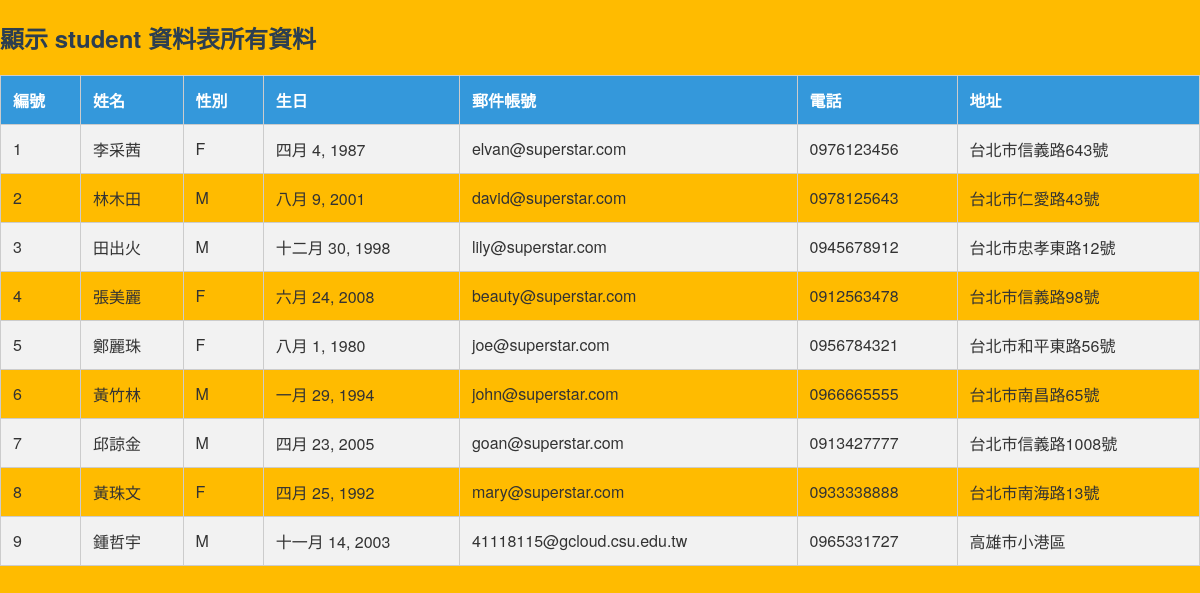
/listall/, run on the app's committed database.
### studentsapp/models.py (models this page shows, shortened)
class student(models.Model):
	cName = models.CharField(max_length=20, null=False)
	cSex = models.CharField(max_length=2, default='M', null=False)
	cBirthday = models.DateField(null=False)
	cEmail = models.EmailField(max_length=100, blank=True, default='')
	cPhone = models.CharField(max_length=50, blank=True, default='')
	cAddr = models.CharField(max_length=255,blank=True, default='')

### studentsapp/views.py (the view)
# urls.py: path('listall/', views.listall),
def listall(request):
    students = student.objects.all().order_by('id')  #讀取資料表, 依 id 遞增排序
    return render(request, "listall.html", locals())

### templates/listall.html (shortened to what this page needs)
<!DOCTYPE html>
<html>
	<head>
	</head>
	{% load static %}
	<link rel="stylesheet" href="{% static 'css/style.css' %}">
	<body>
		<h2>顯示 student 資料表所有資料</h2>
		<table border="1" cellpadding="0" cellspacing="0">
			<th>編號</th><th>姓名</th><th>性別</th><th>生日</th>
			<th>郵件帳號</th><th>電話</th><th>地址</th>
			{% for student in students %}
				<tr>
					<td>{{ student.id }} </td>
					<td>{{ student.cName }} </td>
					<td>{{ student.cSex}} </td>
					<td>{{ student.cBirthday }} </td>
					<td>{{ student.cEmail }} </td>
					<td>{{ student.cPhone}} </td>
					<td>{{ student.cAddr }} </td>
				</tr>
			{% endfor %}
		</table>
	</body>
</html>

### studentsapp/static/css/style.css (style rules this page uses)
body { font-family: "Helvetica Neue", sans-serif; background-color: #ffbb00; margin: 0; padding: 0; color: #333; }
h1, h2, h3 { color: #2c3e50; }
table { width: 100%; border-collapse: collapse; margin-top: 20px; }
table th, table td { border: 1px solid #ccc; padding: 12px; text-align: left; }
table th { background-color: #3498db; color: white; }
table tr:nth-child(even) { background-color: #f2f2f2; }

### data on the page
student: id "1", cName "李采茜", cSex "F", cBirthday "四月 4, 1987", cEmail "elvan@superstar.com", cPhone "0976123456", cAddr "台北市信義路643號"
student: id "2", cName "林木田", cSex "M", cBirthday "八月 9, 2001", cEmail "david@superstar.com", cPhone "0978125643", cAddr "台北市仁愛路43號"
student: id "3", cName "田出火", cSex "M", cBirthday "十二月 30, 1998", cEmail "lily@superstar.com", cPhone "0945678912", cAddr "台北市忠孝東路12號"
student: id "4", cName "張美麗", cSex "F", cBirthday "六月 24, 2008", cEmail "beauty@superstar.com", cPhone "0912563478", cAddr "台北市信義路98號"
student: id "5", cName "鄭麗珠", cSex "F", cBirthday "八月 1, 1980", cEmail "joe@superstar.com", cPhone "0956784321", cAddr "台北市和平東路56號"
student: id "6", cName "黃竹林", cSex "M", cBirthday "一月 29, 1994", cEmail "john@superstar.com", cPhone "0966665555", cAddr "台北市南昌路65號"
student: id "7", cName "邱諒金", cSex "M", cBirthday "四月 23, 2005", cEmail "goan@superstar.com", cPhone "0913427777", cAddr "台北市信義路1008號"
student: id "8", cName "黃珠文", cSex "F", cBirthday "四月 25, 1992", cEmail "mary@superstar.com", cPhone "0933338888", cAddr "台北市南海路13號"
student: id "9", cName "鍾哲宇", cSex "M", cBirthday "十一月 14, 2003", cEmail "41118115@gcloud.csu.edu.tw", cPhone "0965331727", cAddr "高雄市小港區"
